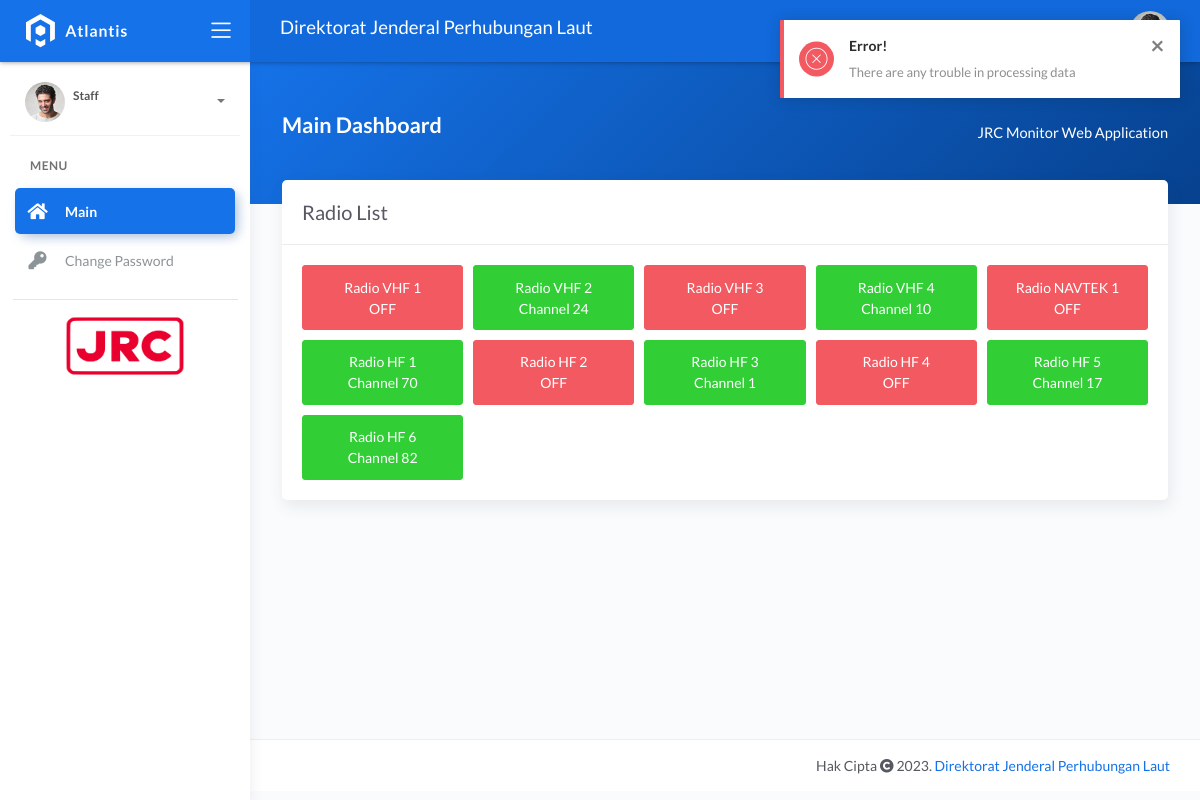
/index.php/main, run on the app's committed database.
### tables this page shows
CREATE TABLE `radio` (
  `id` int(11) NOT NULL,
  `ip_address` varchar(24) NOT NULL DEFAULT '255.255.255.255',
  `type` varchar(11) NOT NULL DEFAULT 'VHF',
  `status` tinyint(1) NOT NULL DEFAULT 0,
  `channel` int(24) NOT NULL DEFAULT 0,
  `rx_level` int(24) NOT NULL DEFAULT 0,
  `tx_level` int(24) NOT NULL DEFAULT 0,
  `power_level` int(24) NOT NULL DEFAULT 0
);

### application/controllers/Main.php (called while the page is built, shortened)
<?php
class Main extends CI_Controller
{
	public function __construct()
	{
		$this->load->model('M_Radio', 'radio');
	}
	public function index()
	{
		$data['title'] 			= 'JRC Remote System';
		$data['JS'] 			= 'main_display.js';
		$data['modal'] 			= $this->load->view('modals/main_modal', $data, TRUE);
		$data['radio_modal'] = $this->load->view('modals/radio_modal', $data, TRUE);
		$data['radio_data'] = $this->radio->getRadioByColumn('id, status, channel, ip_address, type');
		$page['sidebar'] 		= $this->load->view('templates/sidebar', $data, TRUE);
		$page['content'] 		= $this->load->view('content/main_display', $data, TRUE);
		$this->load->view('templates/layout', $page);
	}
}

### index.php (called while the page is built, shortened)
<?php
require_once BASEPATH.'core/CodeIgniter.php';

### application/models/M_Radio.php (called while the page is built, shortened)
<?php
class M_Radio extends CI_model
{
  public function getRadioByColumn($column)
  {
    $query = $this->db->query("SELECT $column FROM radio");
    return $query->result_array();
  }
}

### application/views/content/main_display.php (the view, shortened to what this page needs)
<div class="content">
	<div class="panel-header bg-primary-gradient">
		<div class="page-inner py-5">
			<div class="d-flex align-items-left align-items-md-center flex-column flex-md-row">
				<div>
					<h2 class="text-white pb-2 fw-bold">Main Dashboard</h2>
				</div>
				<div class="ml-md-auto py-2 py-md-0">
					<h5 class="text-white op-2 mt-2 text-right">JRC Monitor Web Application</h5>
				</div>
			</div>
		</div>
	</div>
	<div class="page-inner mt--5">
		<div class="row">
			<div class="col">
				<div class="card">
					<div class="card-header">
						<div class="card-head-row">
							<div class="card-title">Radio List</div>
						</div>
					</div>
					<div class="card-body w-100">
						<div class="content-wrapper">
							<?php
							$countVHF = 0;
							$countHF = 0;
							foreach ($radio_data as $radio) :
								$type = "";
								if ($radio['type'] == "VHF") {
									$countVHF = $countVHF += 1;
									$type = "VHF " . $countVHF;
								} else if ($radio['type'] == "HF") {
									$countHF = $countHF += 1;
									$type = "HF " . $countHF;
								} else {
									$type = "NAVTEK 1";
								}
							?>
								<div>
									<button type="button" id="btn-vhf" data-id="<?= $radio['id'] ?>" data-radio-no="<?= $type ?>" class="w-100 <?= ($radio['status'] ? 'btn btn-block btn-success' : 'btn btn-block btn-danger') ?>" data-toggle="modal" data-target="#radio_modal">
										Radio <?= $type; ?>
										<span class="d-block">
											<?= ($radio['status'] ? 'Channel ' . $radio['channel'] : 'OFF') ?>
										</span>
									</button>
								</div>
							<?php endforeach; ?>
						</div>
					</div>
				</div>
			</div>
		</div>
	</div>
</div>

### application/views/templates/sidebar.php (shortened to what this page needs)
<div class="sidebar sidebar-style-2">
	<div class="sidebar-wrapper scrollbar scrollbar-inner">
		<div class="sidebar-content">
			<div class="user">
				<div class="avatar-sm float-left mr-2">
					<img src="<?php base_url() ?>vendor/atlantis-lite/assets/img/profile.jpg" alt="..." class="avatar-img rounded-circle">
				</div>
				<div class="info">
					<a data-toggle="collapse" href="#collapseExample" aria-expanded="true">
						<span>
							<span class="user-level"><?= $this->session->userdata('role') == 1 ? 'Admin / Supervisor' : 'Staff' ; ?></span>
							<span class="caret"></span>
						</span>
					</a>
					<div class="clearfix"></div>
				</div>
			</div>
			<ul class="nav nav-primary">
				<li class="nav-section">
					<h4 class="text-section">Menu</h4>
				</li>
				<li class="nav-item active">
					<a href="<?= base_url() ?>main" class="collapsed" aria-expanded="false">
						<i class="fas fa-home"></i>
						<p>Main</p>
					</a>
				</li>
				<li class="nav-item">
					<a href="<?= base_url() ?>changepassword" class="collapsed" aria-expanded="false">
						<i class="fas fa-key"></i>
						<p>Change Password</p>
					</a>
				</li>
				<hr class="text-center" style="width: 90%;">
				<li class="mx-4 mt-2">
					<img src="<?= base_url() ?>assets/img/jrc.png" alt="title" width="120" height="60" style="display: block; margin-left: auto; margin-right: auto;">
				</li>
			</ul>
		</div>
	</div>
</div>

### application/views/templates/layout.php (shortened to what this page needs)
<!DOCTYPE html>
<html lang="en">
<head>
	<link rel="stylesheet" href="<?= base_url() ?>vendor/atlantis-lite/assets/css/bootstrap.min.css">
	<link rel="stylesheet" href="<?= base_url() ?>vendor/atlantis-lite/assets/css/atlantis.min.css">
	<link rel="stylesheet" href="<?= base_url() ?>assets/css/custom_css.css">
</head>
<body>
	<div class="wrapper">
		<div class="main-header">
			<div class="logo-header" data-background-color="blue">
				<a href="index.html" class="logo">
					<img src="<?= base_url() ?>vendor/atlantis-lite/assets/img/logo.svg" alt="navbar brand" class="navbar-brand">
				</a>
				<div class="nav-toggle">
					<button class="btn btn-toggle toggle-sidebar">
						<i class="icon-menu"></i>
					</button>
				</div>
			</div>
			<nav class="navbar navbar-header navbar-expand-lg" data-background-color="blue2">
				<div class="container-fluid">
					<div class="collapse" id="search-nav">
						<h3 class="text-white">Direktorat Jenderal Perhubungan Laut</h3>
					</div>
					<ul class="navbar-nav topbar-nav ml-md-auto align-items-center">
						<li class="nav-item dropdown hidden-caret">
							<a class="dropdown-toggle profile-pic" data-toggle="dropdown" href="#" aria-expanded="false">
								<div class="avatar-sm">
								</div>
							</a>
						</li>
					</ul>
				</div>
			</nav>
		</div>
		<?= $sidebar; ?>
		<div class="main-panel">
			<?= $content; ?>
			<footer class="footer">
				<div class="container-fluid">
					<div class="copyright ml-auto">
						Hak Cipta <i class="fas fa-copyright"></i> <?= date('Y') ?>. <a href="https://www.themekita.com"> Direktorat Jenderal Perhubungan Laut</a>
					</div>
				</div>
			</footer>
		</div>
	</div>
</body>
</html>

### application/views/content/main_display.php (style rules this page uses)
.content-wrapper { display: grid; grid-template-columns: repeat(5, 1fr); grid-template-rows: repeat(3, 1fr); grid-column-gap: 10px; grid-row-gap: 10px; overflow-wrap: break-word; }

### data on the page
radio: type "VHF 1", status "OFF"
radio: type "VHF 2", channel "24"
radio: type "VHF 3", status "OFF"
radio: type "VHF 4", channel "10"
radio: type "NAVTEK 1", status "OFF"
radio: type "HF 1", channel "70"
radio: type "HF 2", status "OFF"
radio: type "HF 3", channel "1"
radio: type "HF 4", status "OFF"
radio: type "HF 5", channel "17"
radio: type "HF 6", channel "82"
